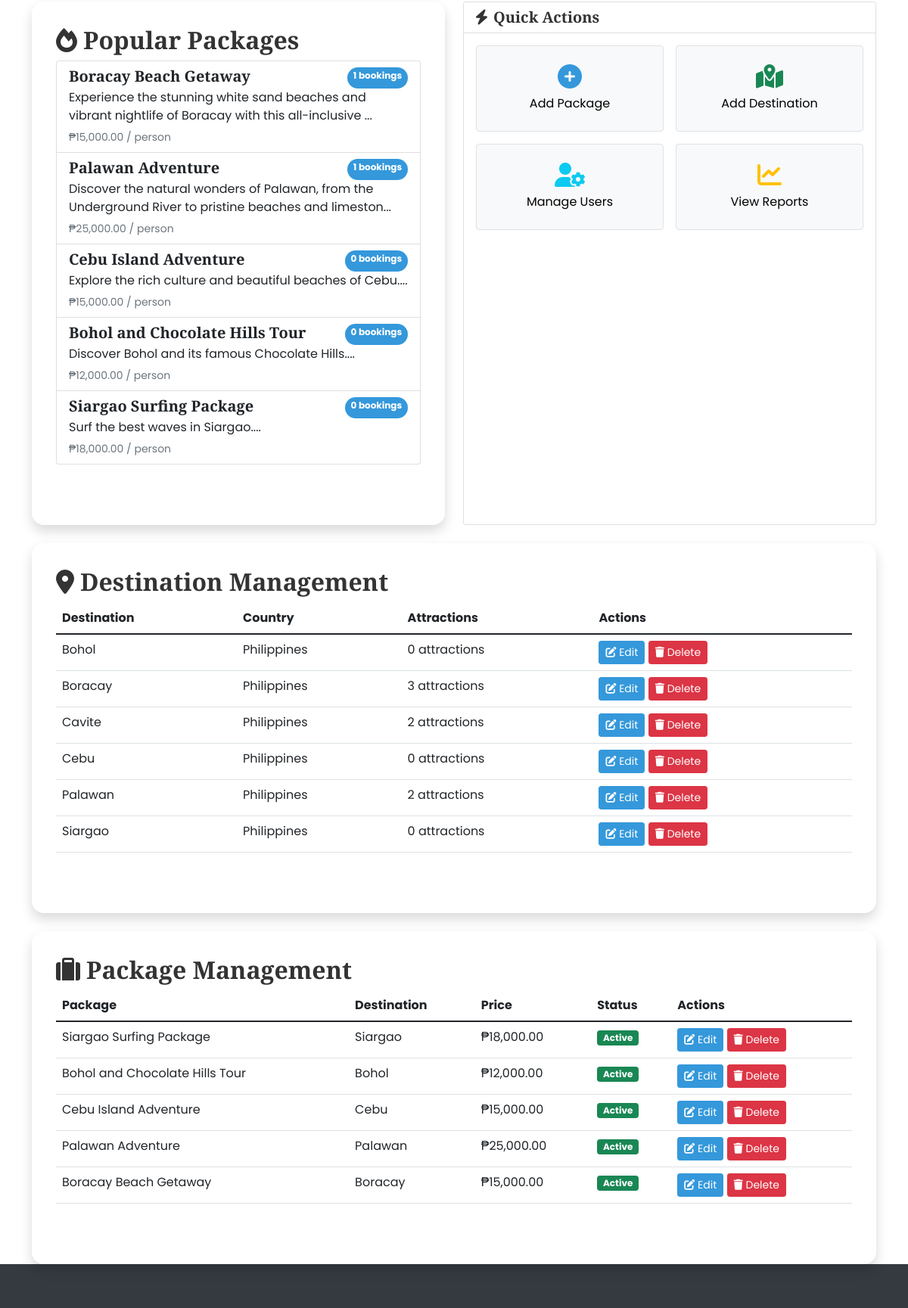
The app's page /admin-dashboard.php (signed in, middle part), older data.
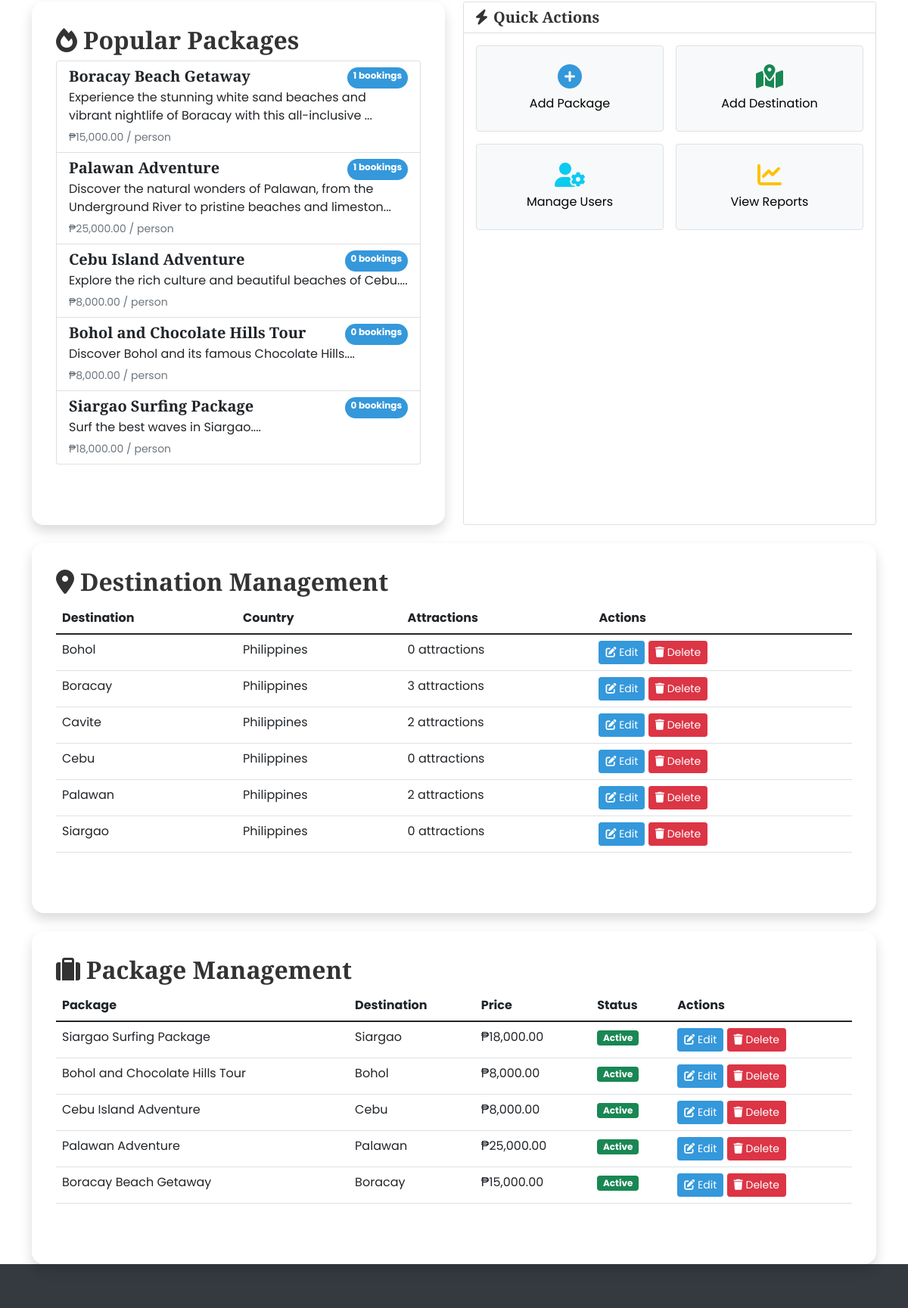
The same page, newer data.
### tables this page shows
CREATE TABLE `packages` (
  `id` int(11) NOT NULL,
  `destination_id` int(11) NOT NULL,
  `title` varchar(100) NOT NULL,
  `description` text DEFAULT NULL,
  `price` decimal(10,2) NOT NULL,
  `duration` int(11) NOT NULL COMMENT 'in days',
  `max_travelers` int(11) DEFAULT 10,
  `itinerary` text DEFAULT NULL,
  `inclusions` text DEFAULT NULL,
  `exclusions` text DEFAULT NULL,
  `featured` tinyint(1) DEFAULT 0,
  `discount_percent` int(11) DEFAULT 0,
  `created_by` int(11) DEFAULT NULL,
  `image_url` varchar(255) DEFAULT NULL,
  `created_at` timestamp NOT NULL DEFAULT current_timestamp(),
  `updated_at` timestamp NOT NULL DEFAULT current_timestamp() ON UPDATE current_timestamp(),
  `status` enum('active','inactive','sold-out') DEFAULT 'active'
);

CREATE TABLE `destinations` (
  `id` int(11) NOT NULL,
  `name` varchar(100) NOT NULL,
  `country` varchar(100) DEFAULT 'Philippines',
  `region` varchar(100) NOT NULL,
  `description` text DEFAULT NULL,
  `image_url` varchar(255) DEFAULT NULL,
  `featured` tinyint(1) DEFAULT 0,
  `popular` tinyint(1) DEFAULT 0,
  `best_time_to_visit` varchar(100) DEFAULT NULL,
  `things_to_do` text DEFAULT NULL,
  `created_at` timestamp NOT NULL DEFAULT current_timestamp(),
  `updated_at` timestamp NOT NULL DEFAULT current_timestamp() ON UPDATE current_timestamp()
);

### includes/functions.php (called while the page is built, shortened)
<?php
function getAllDestinations($conn) {
    $sql = "SELECT * FROM destinations ORDER BY name";
    $result = $conn->query($sql);
    $destinations = [];
    while($row = $result->fetch_assoc()) {
        $destinations[] = $row;
    }
    return $destinations;
}
function getAllPackages($conn) {
    $sql = "SELECT p.*, d.name as destination_name, d.image_url
            FROM packages p
            JOIN destinations d ON p.destination_id = d.id
            ORDER BY p.id DESC";
    $result = $conn->query($sql);
    $packages = [];
    while($row = $result->fetch_assoc()) {
        $packages[] = $row;
    }
    return $packages;
}
function formatCurrency($amount) {
    return '₱' . number_format($amount, 2);
}
function getAttractionsByDestination($conn, $destinationId) {
    $sql = "SELECT * FROM attractions WHERE destination_id = ?";
    $stmt = $conn->prepare($sql);
    $stmt->bind_param("i", $destinationId);
    $stmt->execute();
    $result = $stmt->get_result();
    $attractions = [];
    while($row = $result->fetch_assoc()) {
        $attractions[] = $row;
    }
    return $attractions;
}
?>

### admin-dashboard.php (the view, shortened to what this page needs)
<?php
include 'includes/header.php';
$popularPackages = getPopularPackages($conn, 5);
?>
<section class="dashboard-section">
    <div class="container">
        <div class="row mt-4">
            <div class="col-md-6" data-aos="fade-up">
                <div class="dashboard-card">
                    <div class="dashboard-card-header">
                        <h2><i class="fas fa-fire me-2"></i>Popular Packages</h2>
                    </div>
                    <div class="dashboard-card-body">
                        <?php if (count($popularPackages) > 0): ?>
                        <div class="list-group">
                            <?php foreach($popularPackages as $package): ?>
                            <a href="package-details.php?id=<?php echo $package['id']; ?>" class="list-group-item list-group-item-action">
                                <div class="d-flex w-100 justify-content-between">
                                    <h5 class="mb-1"><?php echo $package['title']; ?></h5>
                                    <span class="badge bg-primary rounded-pill"><?php echo $package['bookings_count']; ?> bookings</span>
                                </div>
                                <p class="mb-1"><?php echo substr($package['description'], 0, 100); ?>...</p>
                                <small class="text-muted"><?php echo formatCurrency($package['price']); ?> / person</small>
                            </a>
                            <?php endforeach; ?>
                        </div>
                        <?php else: ?>
                        <div class="alert alert-info">No package data available.</div>
                        <?php endif; ?>
                    </div>
                </div>
            </div>
            <div class="col-md-6" data-aos="fade-up">
                <div class="card h-100">
                    <div class="card-header bg-white">
                        <h5 class="mb-0"><i class="fas fa-bolt me-2"></i>Quick Actions</h5>
                    </div>
                    <div class="card-body">
                        <div class="row g-3">
                            <div class="col-6">
                                <a href="add-package.php" class="btn btn-light border w-100 h-100 d-flex flex-column align-items-center justify-content-center p-4">
                                    <i class="fas fa-plus-circle fa-2x mb-2 text-primary"></i>
                                    <span>Add Package</span>
                                </a>
                            </div>
                            <div class="col-6">
                                <a href="add-destination.php" class="btn btn-light border w-100 h-100 d-flex flex-column align-items-center justify-content-center p-4">
                                    <i class="fas fa-map-marked-alt fa-2x mb-2 text-success"></i>
                                    <span>Add Destination</span>
                                </a>
                            </div>
                            <div class="col-6">
                                <a href="users.php" class="btn btn-light border w-100 h-100 d-flex flex-column align-items-center justify-content-center p-4">
                                    <i class="fas fa-user-cog fa-2x mb-2 text-info"></i>
                                    <span>Manage Users</span>
                                </a>
                            </div>
                            <div class="col-6">
                                <a href="reports.php" class="btn btn-light border w-100 h-100 d-flex flex-column align-items-center justify-content-center p-4">
                                    <i class="fas fa-chart-line fa-2x mb-2 text-warning"></i>
                                    <span>View Reports</span>
                                </a>
                            </div>
                        </div>
                    </div>
                </div>
            </div>
        </div>
<div class="row mt-4">
    <div class="col-12">
        <div class="dashboard-card">
            <div class="dashboard-card-header">
                <h2><i class="fas fa-map-marker-alt me-2"></i>Destination Management</h2>
            </div>
            <div class="dashboard-card-body">
                <div class="table-responsive">
                    <table class="table table-hover">
                        <thead>
                            <tr>
                                <th>Destination</th>
                                <th>Country</th>
                                <th>Attractions</th>
                                <th>Actions</th>
                            </tr>
                        </thead>
                        <tbody>
                            <?php
                            $destinations = getAllDestinations($conn);
                            foreach($destinations as $destination):
                                $attractionCount = count(getAttractionsByDestination($conn, $destination['id']));
                            ?>
                            <tr>
                                <td><?php echo htmlspecialchars($destination['name']); ?></td>
                                <td><?php echo htmlspecialchars($destination['country']); ?></td>
                                <td><?php echo $attractionCount; ?> attractions</td>
                                <td>
                                    <a href="edit-destination.php?id=<?php echo $destination['id']; ?>" class="btn btn-sm btn-primary">
                                        <i class="fas fa-edit"></i> Edit
                                    </a>
                                    <a href="delete-destination.php?id=<?php echo $destination['id']; ?>" class="btn btn-sm btn-danger" onclick="return confirm('Are you sure you want to delete this destination? This will also delete all related packages and attractions.')">
                                        <i class="fas fa-trash"></i> Delete
                                    </a>
                                </td>
                            </tr>
                            <?php endforeach; ?>
                        </tbody>
                    </table>
                </div>
            </div>
        </div>
    </div>
</div>
        <div class="row mt-4">
            <div class="col-12">
                <div class="dashboard-card">
                    <div class="dashboard-card-header">
                        <h2><i class="fas fa-suitcase me-2"></i>Package Management</h2>
                    </div>
                    <div class="dashboard-card-body">
                        <div class="table-responsive">
                            <table class="table table-hover">
                                <thead>
                                    <tr>
                                        <th>Package</th>
                                        <th>Destination</th>
                                        <th>Price</th>
                                        <th>Status</th>
                                        <th>Actions</th>
                                    </tr>
                                </thead>
                                <tbody>
                                    <?php
                                    $packages = getAllPackages($conn);
                                    foreach($packages as $package): ?>
                                    <tr>
                                        <td><?php echo htmlspecialchars($package['title']); ?></td>
                                        <td><?php echo htmlspecialchars($package['destination_name']); ?></td>
                                        <td><?php echo formatCurrency($package['price']); ?></td>
                                        <td>
                                            <span class="badge bg-<?php echo $package['status'] == 'active' ? 'success' : 'warning'; ?>">
                                                <?php echo ucfirst($package['status']); ?>
                                            </span>
                                        </td>
                                        <td>
                                            <a href="edit-package.php?id=<?php echo $package['id']; ?>" class="btn btn-sm btn-primary">
                                                <i class="fas fa-edit"></i> Edit
                                            </a>
                                            <a href="delete-package.php?id=<?php echo $package['id']; ?>" class="btn btn-sm btn-danger" onclick="return confirm('Are you sure you want to delete this package?')">
                                                <i class="fas fa-trash"></i> Delete
                                            </a>
                                        </td>
                                    </tr>
                                    <?php endforeach; ?>
                                </tbody>
                            </table>
                        </div>
                    </div>
                </div>
            </div>
        </div>
    </div>
</section>
<?php
include 'includes/footer.php';
function getPopularPackages($conn, $limit) {
    $sql = "SELECT p.*, COUNT(b.id) as bookings_count
            FROM packages p
            LEFT JOIN bookings b ON p.id = b.package_id
            GROUP BY p.id
            ORDER BY bookings_count DESC
            LIMIT ?";
    $stmt = $conn->prepare($sql);
    $stmt->bind_param("i", $limit);
    $stmt->execute();
    $result = $stmt->get_result();
    $packages = [];
    while($row = $result->fetch_assoc()) {
        $packages[] = $row;
    }
    return $packages;
}
?>

### includes/header.php (shortened to what this page needs)
<?php
require_once 'includes/db_connect.php';
require_once 'includes/functions.php';
?>
<!DOCTYPE html>
<html lang="en">
<head>
    <link href="https://cdn.jsdelivr.net/npm/bootstrap@5.1.3/dist/css/bootstrap.min.css" rel="stylesheet">
    <link rel="stylesheet" href="https://cdnjs.cloudflare.com/ajax/libs/font-awesome/6.0.0/css/all.min.css">
    <link rel="stylesheet" href="css/style.css">
    <link href="https://unpkg.com/aos@2.3.1/dist/aos.css" rel="stylesheet">
</head>
<body>
    <main>

### includes/footer.php (shortened to what this page needs)
</main>
    <footer class="footer">
    </footer>
</body>
</html>

### css/style.css (style rules this page uses)
:root { --primary-color: #3498db; --secondary-color: #2ecc71; --accent-color: #e74c3c; --text-color: #333; --light-color: #f8f9fa; --dark-color: #343a40; --gray-color: #6c757d; --border-color: #dee2e6; --transition: all 0.3s ease; --box-shadow: 0 0.5rem 1rem rgba(0, 0, 0, 0.15); --section-padding: 5rem 0; }
body { font-family: 'Poppins', sans-serif; color: var(--text-color); background-color: #fff; overflow-x: hidden; }
h1, h2, h3, h4, h5, h6 { font-family: 'Playfair Display', serif; font-weight: 700; }
a { text-decoration: none; color: var(--primary-color); transition: var(--transition); }
.btn-primary { background-color: var(--primary-color); border-color: var(--primary-color); }
.text-primary { color: var(--primary-color) !important; }
.bg-primary { background-color: var(--primary-color) !important; }
main { padding-top: 76px; }
.footer { background-color: var(--dark-color); color: #fff; padding: 5rem 0 1rem; }
.dashboard-card { background-color: #fff; border-radius: 1rem; box-shadow: var(--box-shadow); padding: 2rem; margin-bottom: 2rem; height: 100%; }

Row changes from the older to the newer data that the page shows:
changed packages "Cebu Island Adventure": price "₱15,000.00" → "₱8,000.00"
changed packages "Bohol and Chocolate Hills Tour": price "₱12,000.00" → "₱8,000.00"
